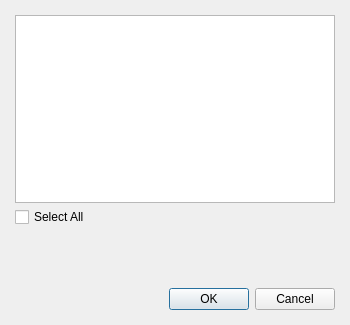
<?xml version="1.0" encoding="UTF-8"?>
<ui version="4.0">
 <class>getPortsDialog</class>
 <widget class="QDialog" name="getPortsDialog">
  <property name="geometry">
   <rect>
    <x>0</x>
    <y>0</y>
    <width>350</width>
    <height>325</height>
   </rect>
  </property>
  <property name="windowTitle">
   <string>Choose Ports...</string>
  </property>
  <layout class="QVBoxLayout" name="verticalLayout">
   <property name="spacing">
    <number>4</number>
   </property>
   <property name="leftMargin">
    <number>15</number>
   </property>
   <property name="topMargin">
    <number>15</number>
   </property>
   <property name="rightMargin">
    <number>15</number>
   </property>
   <property name="bottomMargin">
    <number>15</number>
   </property>
   <item>
    <widget class="QListWidget" name="ports">
     <property name="selectionMode">
      <enum>QAbstractItemView::NoSelection</enum>
     </property>
    </widget>
   </item>
   <item>
    <widget class="QCheckBox" name="selectAll">
     <property name="text">
      <string>Select All</string>
     </property>
    </widget>
   </item>
   <item>
    <widget class="RsaToolbox::ErrorLabel" name="error" native="true">
     <property name="minimumSize">
      <size>
       <width>0</width>
       <height>16</height>
      </size>
     </property>
    </widget>
   </item>
   <item>
    <spacer name="verticalSpacer">
     <property name="orientation">
      <enum>Qt::Vertical</enum>
     </property>
     <property name="sizeHint" stdset="0">
      <size>
       <width>20</width>
       <height>40</height>
      </size>
     </property>
    </spacer>
   </item>
   <item>
    <widget class="QDialogButtonBox" name="buttonBox">
     <property name="orientation">
      <enum>Qt::Horizontal</enum>
     </property>
     <property name="standardButtons">
      <set>QDialogButtonBox::Cancel|QDialogButtonBox::Ok</set>
     </property>
    </widget>
   </item>
  </layout>
 </widget>
 <customwidgets>
  <customwidget>
   <class>RsaToolbox::ErrorLabel</class>
   <extends>QWidget</extends>
   <header>ErrorLabel.h</header>
   <container>1</container>
  </customwidget>
 </customwidgets>
 <tabstops>
  <tabstop>ports</tabstop>
  <tabstop>buttonBox</tabstop>
 </tabstops>
 <resources/>
 <connections>
  <connection>
   <sender>buttonBox</sender>
   <signal>accepted()</signal>
   <receiver>getPortsDialog</receiver>
   <slot>accept()</slot>
   <hints>
    <hint type="sourcelabel">
     <x>248</x>
     <y>254</y>
    </hint>
    <hint type="destinationlabel">
     <x>157</x>
     <y>274</y>
    </hint>
   </hints>
  </connection>
  <connection>
   <sender>buttonBox</sender>
   <signal>rejected()</signal>
   <receiver>getPortsDialog</receiver>
   <slot>reject()</slot>
   <hints>
    <hint type="sourcelabel">
     <x>316</x>
     <y>260</y>
    </hint>
    <hint type="destinationlabel">
     <x>286</x>
     <y>274</y>
    </hint>
   </hints>
  </connection>
 </connections>
</ui>
